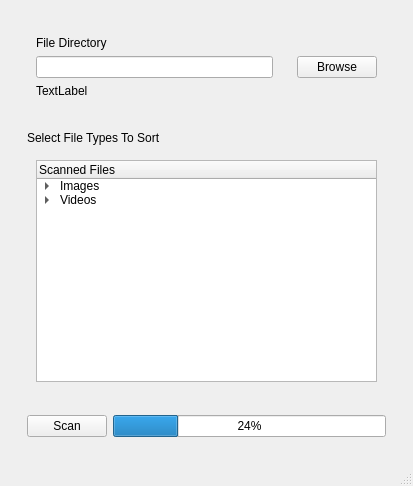
<?xml version="1.0" encoding="UTF-8"?>
<ui version="4.0">
 <class>MainWindow</class>
 <widget class="QMainWindow" name="MainWindow">
  <property name="geometry">
   <rect>
    <x>0</x>
    <y>0</y>
    <width>413</width>
    <height>486</height>
   </rect>
  </property>
  <property name="windowTitle">
   <string>MainWindow</string>
  </property>
  <widget class="QWidget" name="centralwidget">
   <layout class="QHBoxLayout" name="horizontalLayout_6">
    <item>
     <widget class="QWidget" name="widget_6" native="true">
      <layout class="QVBoxLayout" name="verticalLayout_2">
       <item>
        <widget class="QWidget" name="widget" native="true">
         <layout class="QHBoxLayout" name="horizontalLayout_5">
          <item>
           <widget class="QWidget" name="widget_7" native="true">
            <layout class="QVBoxLayout" name="verticalLayout_3">
             <item>
              <widget class="QLabel" name="label">
               <property name="text">
                <string>File Directory</string>
               </property>
              </widget>
             </item>
             <item>
              <widget class="QLineEdit" name="lineEdit"/>
             </item>
             <item>
              <widget class="QLabel" name="label_3">
               <property name="text">
                <string>TextLabel</string>
               </property>
              </widget>
             </item>
            </layout>
           </widget>
          </item>
          <item>
           <widget class="QWidget" name="widget_3" native="true">
            <layout class="QHBoxLayout" name="horizontalLayout">
             <item>
              <widget class="QPushButton" name="pushButton">
               <property name="text">
                <string>Browse</string>
               </property>
              </widget>
             </item>
            </layout>
           </widget>
          </item>
         </layout>
        </widget>
       </item>
       <item>
        <widget class="QWidget" name="widget_2" native="true">
         <layout class="QVBoxLayout" name="verticalLayout">
          <item>
           <widget class="QLabel" name="label_2">
            <property name="text">
             <string>Select File Types To Sort</string>
            </property>
           </widget>
          </item>
          <item>
           <widget class="QWidget" name="widget_4" native="true">
            <layout class="QHBoxLayout" name="horizontalLayout_2">
             <property name="spacing">
              <number>10</number>
             </property>
             <item>
              <widget class="QTreeWidget" name="treeWidget">
               <column>
                <property name="text">
                 <string>Scanned Files</string>
                </property>
               </column>
               <item>
                <property name="text">
                 <string>Images</string>
                </property>
                <item>
                 <property name="text">
                  <string>file1.png</string>
                 </property>
                </item>
                <item>
                 <property name="text">
                  <string>file2.jpg</string>
                 </property>
                </item>
               </item>
               <item>
                <property name="text">
                 <string>Videos</string>
                </property>
                <item>
                 <property name="text">
                  <string>file3.mp4</string>
                 </property>
                </item>
                <item>
                 <property name="text">
                  <string>file3.mov</string>
                 </property>
                </item>
               </item>
              </widget>
             </item>
            </layout>
           </widget>
          </item>
         </layout>
        </widget>
       </item>
       <item>
        <widget class="QWidget" name="widget_5" native="true">
         <layout class="QHBoxLayout" name="horizontalLayout_4">
          <item>
           <widget class="QPushButton" name="pushButton_2">
            <property name="text">
             <string>Scan</string>
            </property>
           </widget>
          </item>
          <item>
           <widget class="QProgressBar" name="progressBar">
            <property name="value">
             <number>24</number>
            </property>
           </widget>
          </item>
         </layout>
        </widget>
       </item>
      </layout>
     </widget>
    </item>
   </layout>
  </widget>
  <widget class="QStatusBar" name="statusbar"/>
 </widget>
 <resources/>
 <connections/>
</ui>
